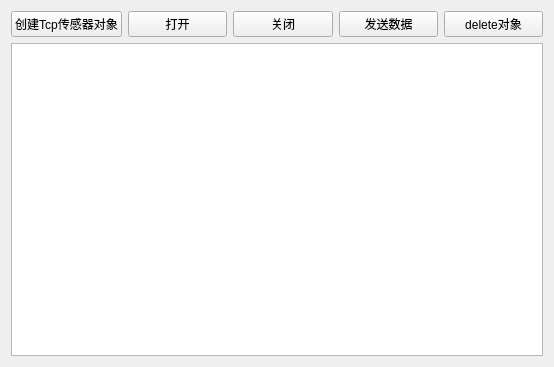
<?xml version="1.0" encoding="UTF-8"?>
<ui version="4.0">
 <class>Widget</class>
 <widget class="QWidget" name="Widget">
  <property name="geometry">
   <rect>
    <x>0</x>
    <y>0</y>
    <width>554</width>
    <height>367</height>
   </rect>
  </property>
  <property name="windowTitle">
   <string>Widget</string>
  </property>
  <layout class="QGridLayout" name="gridLayout">
   <item row="0" column="0">
    <layout class="QHBoxLayout" name="horizontalLayout">
     <item>
      <widget class="QPushButton" name="but_init">
       <property name="text">
        <string>创建Tcp传感器对象</string>
       </property>
      </widget>
     </item>
     <item>
      <widget class="QPushButton" name="but_open">
       <property name="text">
        <string>打开</string>
       </property>
      </widget>
     </item>
     <item>
      <widget class="QPushButton" name="but_close">
       <property name="text">
        <string>关闭</string>
       </property>
      </widget>
     </item>
     <item>
      <widget class="QPushButton" name="but_write">
       <property name="text">
        <string>发送数据</string>
       </property>
      </widget>
     </item>
     <item>
      <widget class="QPushButton" name="but_delete">
       <property name="text">
        <string>delete对象</string>
       </property>
      </widget>
     </item>
    </layout>
   </item>
   <item row="1" column="0">
    <widget class="QTextEdit" name="textEdit"/>
   </item>
  </layout>
 </widget>
 <resources/>
 <connections/>
</ui>
